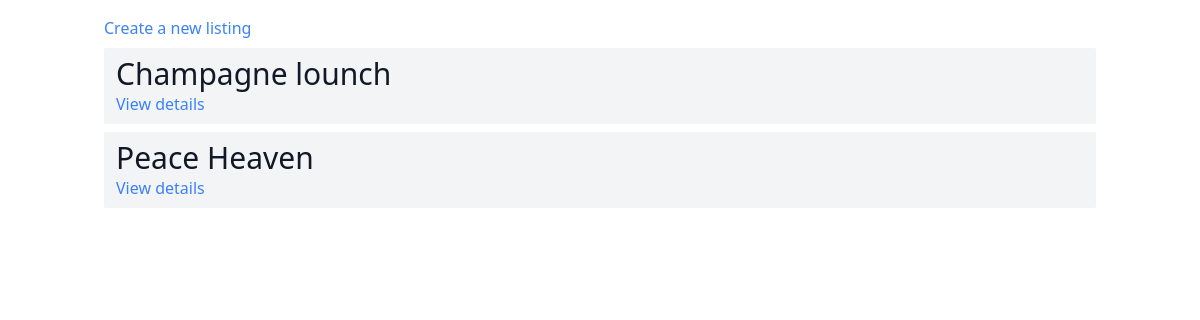
The app's page /, older data.
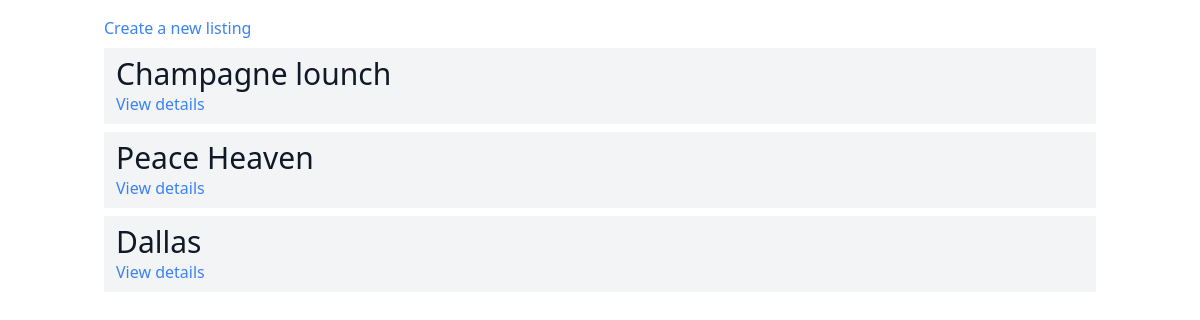
The same page, newer data.
### realestateapp/models.py (models this page shows, shortened)
class Listing(models.Model):
    title = models.CharField(max_length=150)
    price = models.IntegerField()
    num_bedrooms = models.IntegerField()
    num_bathrooms = models.IntegerField()
    square_footage = models.IntegerField()
    address = models.CharField(max_length=100)
    image = models.ImageField(default=False)

### realestateapp/views.py (the view)
# urls.py: path('', listing_list),
def listing_list(request):
    listings = Listing.objects.all()
    context = {
        "listings": listings
    }
    return render(request, "listings.html", context)

### templates/listings.html (shortened to what this page needs)
{% extends "base.html" %}
{% block content %}
<a href="/add-listing/" class="text-blue-500">Create a new listing</a>
{% for listing in listings %}
<div class="mt-2 px-3 py-2 bg-gray-100 rounded-sm">
    <h3 class="text-3xl text-gray-900">{{ listing.title }}</h3>
    <a href="/listings/{{ listing.id }}/" class="text-blue-500">
        View details
    </a>
</div>
{% endfor %}
{% endblock content %}

Row changes from the older to the newer data that the page shows:
added Listing: title "Dallas"
